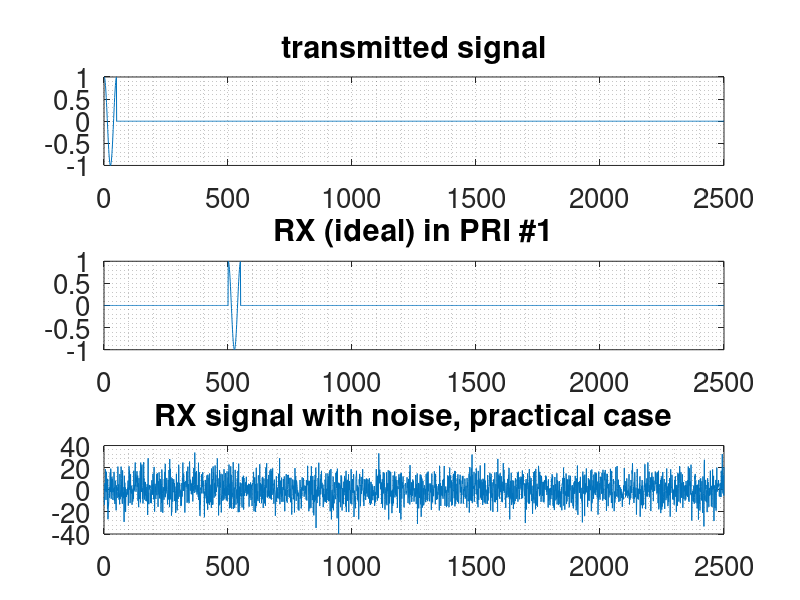
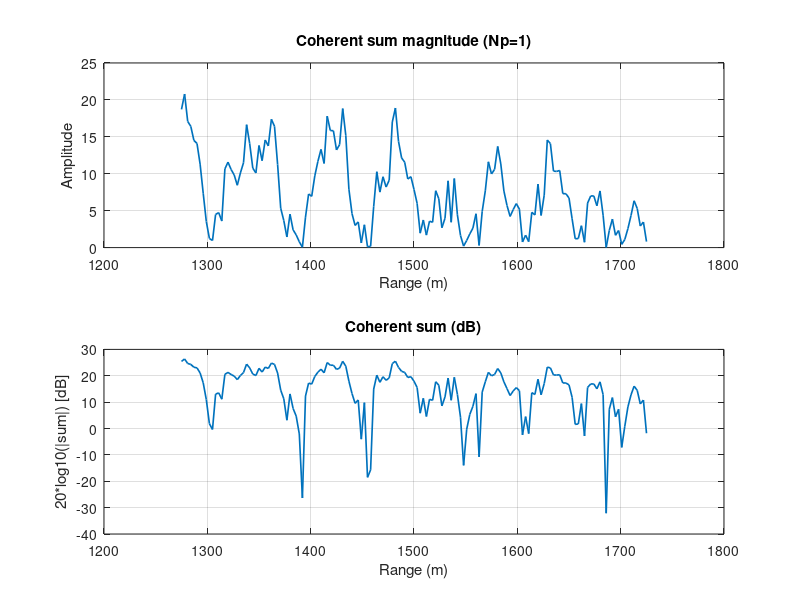

Here is the MATLAB script that generated these plots, in order:
function Correlation()
    close all;
    pkg load signal;
    clc;
    % Define RADAR parameters and transmitted signal
    c = 3e8;                            % light speed
    T = 1e-6;                           % Pulse duration
    fs = 50e6;                          % Sampling frequency
    f_c = 1e6;                          % Carrier frequency
    PRI = 50e-6;
    T_period = 1/f_c;
    Np = 1;                            % number of pulses (slow-time)
    Ns = round(PRI*fs);                 % samples per PRI (fast-time)
    N = round(T_period * fs);

    t_pulse = (0:N-1)/fs;
    tx_signal = cos(2*pi*f_c*t_pulse);

    % --- TX matrix 2D: fast-time x slow-time ---
    TX = zeros(Ns, Np);
    for p = 1:Np
        TX(1:N, p) = tx_signal;         % pulse @ start of each PRI
    end

    s1 = subplot(3,1,1);
    plot(TX(:,1));
    set( s1, 'title', 'transmitted signal' , 'fontsize', 20);
    grid minor on;

    % Simulate the echo signal from a target
    target_dist = 1500;                 % Target is 1500m away!

    % 10uS for the pulse to travel to target and back
    time_delay = 2 * target_dist / c;

    % --- RX matrix: delayed copy per pulse (+ noise) ---
    d = round((2*target_dist/c)*fs);    % delay in samples
    RX = zeros(Ns, Np);
    for p = 1:Np
        if d+N-1 <= Ns
            RX(d+1:d+N, p) = tx_signal; % ideal point target, No Doppler yet!
        end
    end

    s2 = subplot(3,1,2);
    plot(RX(:,1));
    grid minor on;
    set(s2, 'title', 'RX (ideal) in PRI #1' , 'fontsize', 20);

    % Add noise to the received signal to make it more realistic
    % noise_std = 0.9;                           % tune this for SNR scenario
    % noisy_rx_sig = 0.05*RX + noise_std*randn(size(RX));

    % --- Add noise based on desired SNR ---
    target_SNR_dB = -40;                                % Examples: -40, -20, -10, 0, +5, +10 dB
    sig_power = mean(abs(RX(:)).^2);                    % Calc average signal power
    target_SNR_lin = 10^(target_SNR_dB/10);             % Conv dB --> linear
    noise_power = sig_power / target_SNR_lin;           % Calc req noise power
    noise_std = sqrt(noise_power);                      % noise standard deviation

    noisy_rx_sig = RX + noise_std*randn(size(RX));      % Apply noise

    s3 = subplot(3,1,3);
    plot(noisy_rx_sig(:,1));
    grid minor on;
    set( s3, 'title', 'RX signal with noise, practical case' , 'fontsize', 20);

    % --- Correlation or Matched filter (per pulse) ---
    % Flip for correlation calculation.
    h = fliplr(tx_signal) / norm(tx_signal);
    MF = zeros(Ns+N-1, Np);
    for p = 1:Np
        MF(:, p) = conv(noisy_rx_sig(:, p), h);         % matched-filter output for pulse p (use noisy RX)
    end

    % --- Range gating & coherent integration (explicit conv-index window) ---
    expected_conv_idx = d + N;                          % 1-based index in conv result
    half_win = round(1.5 * N);                          % small window around mainlobe
    win_idx = max(1, expected_conv_idx - half_win) : min(size(MF,1), expected_conv_idx + half_win);
    coherent_sum = sum(MF(win_idx, :), 2);              % coherent integration across pulses (vector over window)

    % --- Map window indices to range axis for plotting ---
    conv_idx_vec = win_idx;                             % absolute conv indices of the window
    lag_samples_vec = conv_idx_vec - N;                 % lag in samples (0-based)
    lag_axis_s = lag_samples_vec / fs;                  % lag in seconds
    range_axis = (lag_axis_s * c) / 2;                  % range in meters

    % --- plot magnitude and dB with correct x-axis ---
    figure;
    subplot(2,1,1);
    plot(range_axis, abs(coherent_sum), 'LineWidth', 1.2);
    title(sprintf('Coherent sum magnitude (Np=%d)', Np));
    xlabel('Range (m)');
    ylabel('Amplitude');
    grid on;

    subplot(2,1,2);
    plot(range_axis, 20*log10(abs(coherent_sum)+eps), 'LineWidth', 1.2);
    title('Coherent sum (dB)');
    xlabel('Range (m)');
    ylabel('20*log10(|sum|) [dB]');
    grid on;

    % --- compute peak and noise floor (choose regions away from expected peak) ---
    [peak_val, peak_idx] = max(abs(coherent_sum));
    len_cs = length(coherent_sum);
    noise_region = [1:round(0.2*len_cs), round(0.8*len_cs):len_cs];
    noise_rms = sqrt(mean(abs(coherent_sum(noise_region)).^2));

    SNR_linear_amp = peak_val / noise_rms;              % amplitude SNR
    SNR_dB = 20*log10(SNR_linear_amp);
    fprintf('Peak amp = %.3f, noise RMS = %.3f, SNR = %.2f dB\n', peak_val, noise_rms, SNR_dB);

    % --- Range estimate (map conv index back to lag) ---
    peak_conv_idx = win_idx(1) + peak_idx - 1;
    lag_samples_est = peak_conv_idx - N;
    R_est = (lag_samples_est / fs) * c / 2;
    fprintf('Estimated range (coherent): %.2f m\n', R_est);

    % print diagnostics
    fprintf('d = %d, expected_conv_idx = %d, win_idx = [%d %d]\n', d, expected_conv_idx, win_idx(1), win_idx(end));
    fprintf('peak_conv_idx = %d, lag_samples_est = %d\n', peak_conv_idx, lag_samples_est);

end
